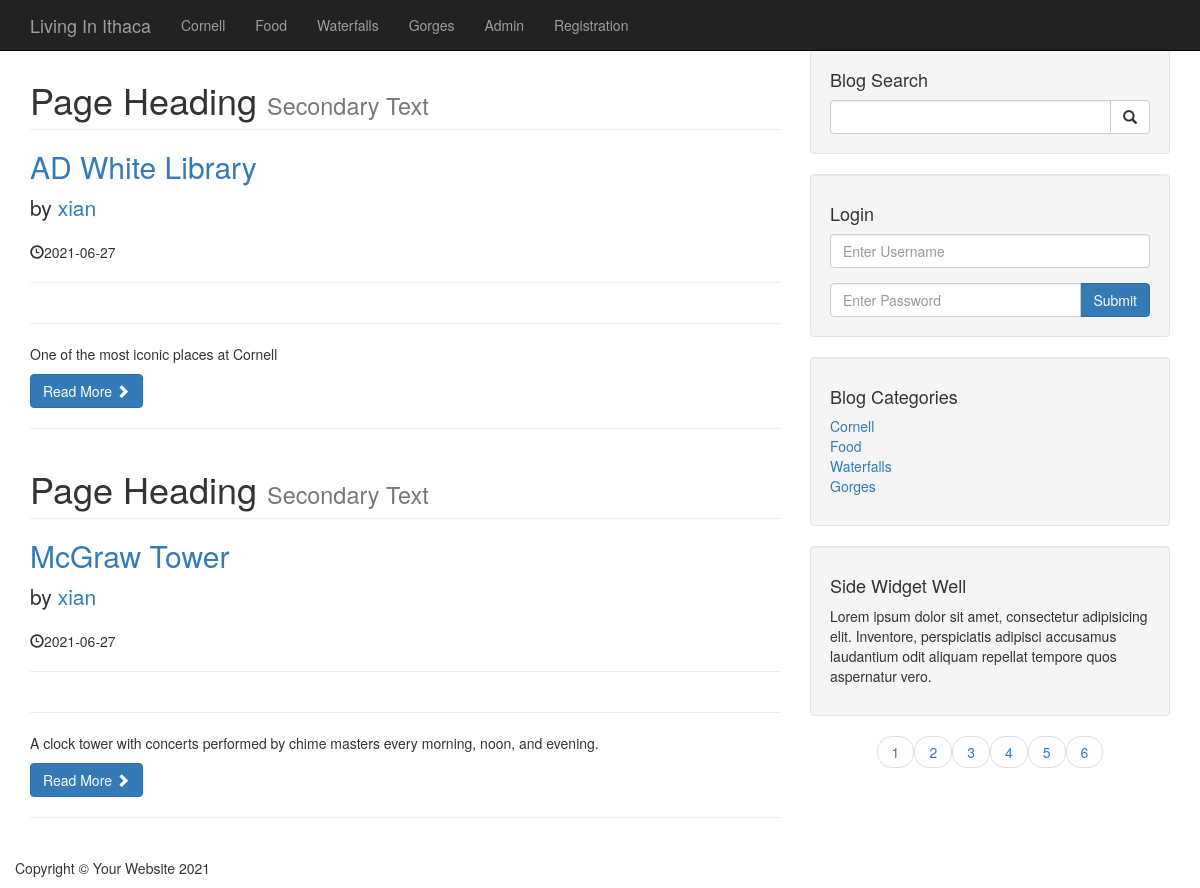
The page / on the database its author committed.
### tables this page shows
CREATE TABLE `categories` (
  `cat_id` int(3) NOT NULL,
  `cat_title` varchar(255) NOT NULL
);

CREATE TABLE `posts` (
  `post_id` int(3) NOT NULL,
  `post_category_id` int(3) NOT NULL,
  `post_title` varchar(255) NOT NULL,
  `post_author` varchar(255) DEFAULT NULL,
  `post_user` varchar(255) DEFAULT NULL,
  `post_date` date NOT NULL,
  `post_image` text NOT NULL,
  `post_content` text NOT NULL,
  `post_tags` varchar(255) NOT NULL,
  `post_comment_count` int(11) NOT NULL DEFAULT '0',
  `post_status` varchar(255) NOT NULL DEFAULT 'draft'
);

### index.php (the view, shortened to what this page needs)
<?php
include "includes/header.php";
?>
<?php
include "includes/db.php";
?>
    <?php include "includes/navigation.php"; ?>
    <div class="container">
        <div class="row">
            <div class="col-md-8">
            <?php
            $per_page=2;
            if(isset($_GET['page'])){
                $page=$_GET['page'];
            }else {
                $page="";
            }
            if($page==""||$page==1){
                $page_1=0;
            }else{
                $page_1=($page*$per_page)-$per_page;
            }
            $post_query_count = "SELECT * FROM posts";
            $find_count=mysqli_query($connection, $post_query_count);
            $count = mysqli_num_rows($find_count);
            $count = ceil($count / $per_page);
            $query = "SELECT * FROM posts LIMIT $page_1, $per_page";
            $select_all_posts_query = mysqli_query($connection, $query);
            while($row = mysqli_fetch_assoc( $select_all_posts_query)){
                $post_id = $row['post_id'];
                $post_title=$row['post_title'];
                $post_author = $row['post_user'];
                $post_date = $row['post_date'];
                $post_content = substr($row['post_content'], 0, 100);
                $post_status = $row['post_status'];
                if($post_status == 'published'){
                ?>
             <h1 class="page-header">
                    Page Heading
                    <small>Secondary Text</small>
                </h1>
                <h2>
                    <a href="post.php?p_id=<?php echo $post_id;?>"><?php echo $post_title; ?></a>
                </h2>
                <p class="lead">
                    by <a href="author_posts.php?user=<?php echo $post_author; ?>&p_id=<?php echo $post_id; ?>"><?php echo $post_author; ?></a>
                </p>
                <p><span class="glyphicon glyphicon-time"></span><?php echo $post_date; ?></p>
                <hr>
                <hr>
                <p><?php echo $post_content; ?></p>
                <a class="btn btn-primary" href="post.php?p_id=<?php echo $post_id;?>">Read More <span class="glyphicon glyphicon-chevron-right"></span></a>
                <hr>
            <?php } }?>
</div>
        <?php include "includes/sidebar.php" ?>
        </div>
        <ul class="pager">
        <?php
        for($i = 1; $i<=$count; $i++){
            if($i==$page){
                echo"<li><a class='active_link' href='index.php?page={$i}'>{$i}</a></li>";
        }else {
            echo"<li><a href='index.php?page={$i}'>{$i}</a></li>";
        }
    }
        ?>
        </ul>
        <?php include "includes/footer.php" ?>

### includes/navigation.php (shortened to what this page needs)
<nav class="navbar navbar-inverse navbar-fixed-top" role="navigation">
        <div class="container">
            <div class="navbar-header">
                <a class="navbar-brand" href="index.php">Living In Ithaca</a>
            </div>
            <div class="collapse navbar-collapse" id="bs-example-navbar-collapse-1">
                <ul class="nav navbar-nav">
                    <?php
                    $query = "SELECT * FROM categories";
                    $select_all_categories_query = mysqli_query($connection, $query);
                    while($row = mysqli_fetch_assoc($select_all_categories_query)){
                        $cat_title = $row['cat_title'];
                        $cat_id= $row['cat_id'];
                        echo "<li><a href='category.php?category={$cat_id}'>{$cat_title}</a></li>";
                    }
                    ?>
                    <li>
                        <a href="admin">Admin</a>
                    </li>
                    <li>
                        <a href="registration.php">Registration</a>
                    </li>
                </ul>
            </div>
        </div>
    </nav>
    <br>
    <br>

### includes/sidebar.php
<div class="col-md-4">
<div class="well">
    <h4>Blog Search</h4>
    <form action="search.php" method="post">
    <div class="input-group">
        <input name="search" type="text" class="form-control">
        <span class="input-group-btn">
            <button name="submit" class="btn btn-default" type="submit">
                <span class="glyphicon glyphicon-search"></span>
        </button>
        </span>
    </div>
</form>
</div>
<div class="well">
    <h4>Login</h4>
    <form action="includes/login.php" method="post">
    <div class="form-group">
        <input name="username" type="text" class="form-control" placeholder="Enter Username">
    </div>
    <div class="input-group">
        <input name="password" type="password" class="form-control" placeholder="Enter Password">
        <span class="input-group-btn">
        <button class="btn btn-primary" name="login" type="submit">Submit</button>
        </span>
    </div>
</form>
</div>
<div class="well">
    <?php
                   $query = "SELECT * FROM categories";
                   $select_categories_sidebar = mysqli_query($connection, $query);
    ?>
    <h4>Blog Categories</h4>
    <div class="row">
        <div class="col-lg-12">
            <ul class="list-unstyled">
                <?php
                while($row = mysqli_fetch_assoc($select_categories_sidebar)){
                    $cat_title = $row['cat_title'];
                    $cat_id = $row['cat_id'];
                    echo "<li><a href='category.php?category=$cat_id'>{$cat_title}</a></li>";
                }
                ?>
            </ul>
        </div>
    </div>
</div>
    <?php include "includes/widget.php" ?>

### rows shown on the page
categories: cat_title "Cornell"
categories: cat_title "Food"
categories: cat_title "Waterfalls"
categories: cat_title "Gorges"
posts: post_title "AD White Library", post_user "xian", post_date "2021-06-27", post_content "One of the most iconic places at Cornell"
posts: post_title "McGraw Tower", post_user "xian", post_date "2021-06-27", post_content "A clock tower with concerts performed by chime masters every morning, noon, and evening."
